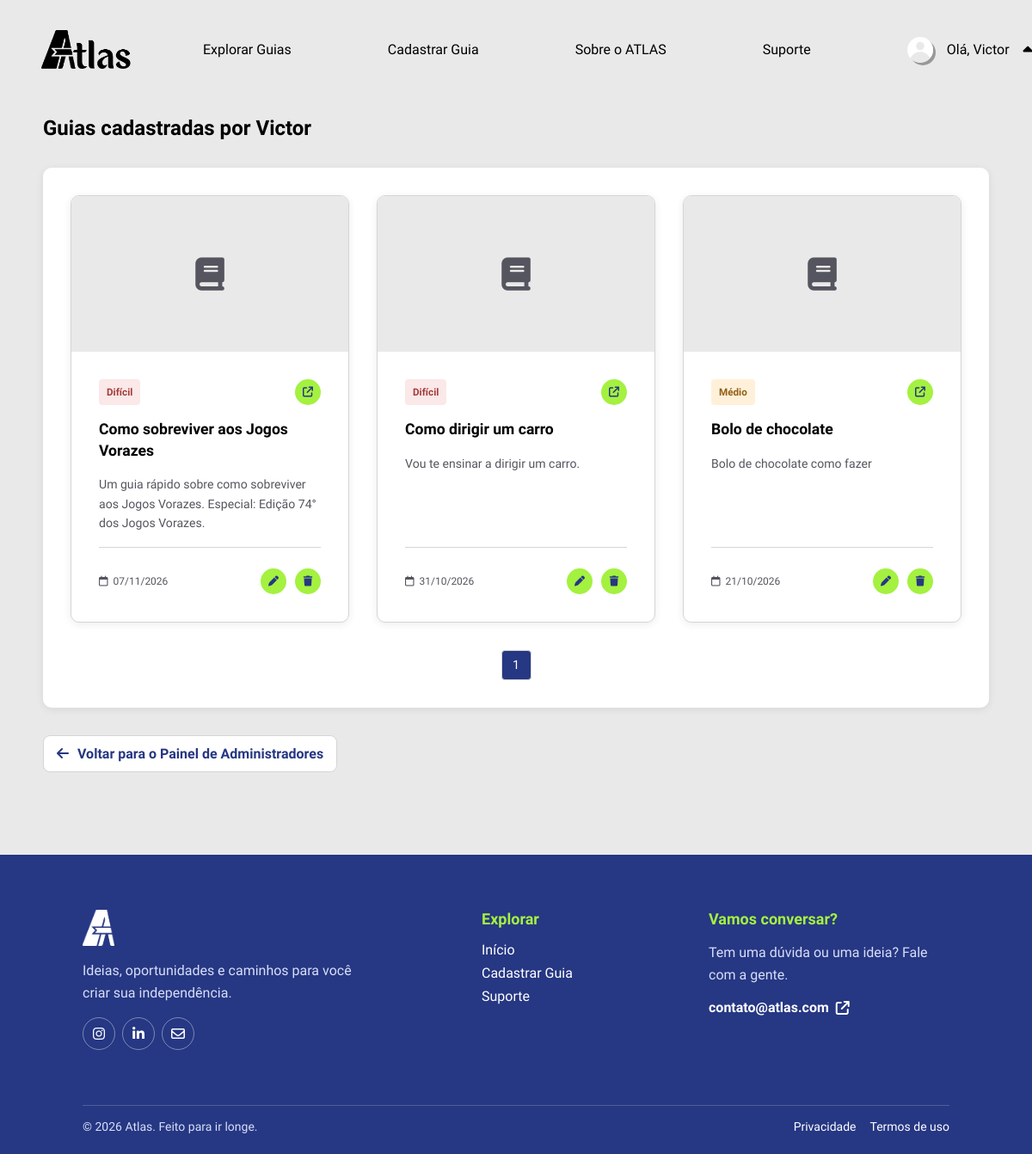
The app's page /admin_guias_usuario.php?id=4 (signed in) with its own data.
### tables this page shows
CREATE TABLE `usuario` (
  `id_usuario` int(11) NOT NULL,
  `foto` blob DEFAULT NULL,
  `nome` varchar(100) NOT NULL,
  `email` varchar(150) NOT NULL,
  `senha` varchar(255) NOT NULL,
  `preferencia` enum('Automóveis','Casa','Compras','Cuidados','Culinária','Educação','Finanças','Jardinagem','Limpeza','Manutenção','Moda','Saúde','Tecnologia','Trabalho','Transporte') NOT NULL,
  `nivel` enum('1','2','3','') NOT NULL DEFAULT '3',
  `estado` enum('ativo','inativo','','') NOT NULL DEFAULT 'ativo',
  `data_criacao` datetime NOT NULL DEFAULT current_timestamp()
);

CREATE TABLE `guia` (
  `id_guia` int(11) NOT NULL,
  `id_usuario` int(11) NOT NULL,
  `titulo` varchar(200) NOT NULL,
  `descricao` text NOT NULL,
  `categoria` enum('Automóveis','Casa','Compras','Cuidados','Culinária','Educação','Finanças','Jardinagem','Limpeza','Manutenção','Moda','Saúde','Trabalho','Transporte','Tecnologia') NOT NULL,
  `dificuldade` enum('Fácil','Médio','Difícil') NOT NULL,
  `capa` mediumblob NOT NULL,
  `video` text NOT NULL,
  `data_criacao` date NOT NULL DEFAULT current_timestamp(),
  `data_atualizacao` datetime DEFAULT NULL
);

### admin_guias_usuario.php (the view, shortened to what this page needs)
<?php
require_once __DIR__ . '/conexao.php';
$id_usuario = (int) $_GET['id'];
$sql = "SELECT nome FROM usuario WHERE id_usuario = '$id_usuario'";
$resultadoUsuario = $conn->query($sql);
$usuario = $resultadoUsuario->fetch_assoc();
$porPagina = 6;
$pagina = max(1, (int) ($_GET['pagina_guias'] ?? 1));
$inicioGuia = ($pagina - 1) * $porPagina;
$sql = "SELECT COUNT(*) AS total FROM guia WHERE id_usuario = '$id_usuario'";
$totalGuias = $conn->query($sql)->fetch_assoc()['total'];
$totalPaginasGuias = ceil($totalGuias / $porPagina);
$sql = "SELECT id_guia, id_usuario, titulo, descricao, categoria, dificuldade, data_criacao
        FROM guia
        WHERE id_usuario = '$id_usuario'
        ORDER BY data_criacao DESC
        LIMIT $porPagina OFFSET $inicioGuia";
$resultadoCriadas = $conn->query($sql);
function h($valor): string
{
    return htmlspecialchars((string)$valor, ENT_QUOTES, 'UTF-8');
}
?>
<!DOCTYPE html>
<html lang="pt-br">
<head>
    <link rel="stylesheet" href="https://cdnjs.cloudflare.com/ajax/libs/font-awesome/6.4.0/css/all.min.css">
    <link rel="stylesheet" href="css/admin_guias_usuario.css">
</head>
<body>
    <header>
        <a class="logo" href="index.php" aria-label="Página inicial">
            <img src="imgs_website/logotipoatlas.png" alt="ATLAS">
        </a>
        <nav class="nav-options" aria-label="Navegação principal">
            <a class="item" href="guias.php">
                <p>Explorar Guias</p>
            </a>
            <?php if (isset($_SESSION['id'])): ?>
                <a class="item" href="cadastro_guias.php">
                    <p>Cadastrar Guia</p>
                </a>
            <?php endif; ?>
            <a class="item" href="index.php#sobre-atlas">
                <p>Sobre o ATLAS</p>
            </a>
            <a class="item" href="suporte.php">
                <p>Suporte</p>
            </a>
        </nav>
        <nav class="nav-btns" aria-label="Conta">
            <?php if (isset($_SESSION['id'])): ?>
                <div class="perfil" id="perfil">
                    <p>
                        <img class="foto" src="imgs_perfil/<?= !empty($_SESSION['foto']) ? h($_SESSION['foto']) : 'foto_padrao.png' ?>">
                        Olá, <?= h($_SESSION['nome']) ?>
                    </p>
                    <i class="fa-solid fa-caret-up" id="seta"></i>
                </div>
            <?php else: ?>
                <a class="entrar" href="login.php">Entrar</a>
            <?php endif; ?>
        </nav>
    </header>
    <main>
        <section class="cabecalho-pagina">
            <h1>Guias cadastradas por <?= h($usuario['nome']) ?></h1>
        </section>
        <section class="painel-perfil" id="painel-guias">
            <div class="lista-guias-perfil">
                <?php if ($resultadoCriadas->num_rows < 1) { ?>
                    <div class="estado-vazio">
                        <i class="fa-solid fa-clipboard-list"></i>
                        <p><?= h($usuario['nome']) ?> ainda não publicou nenhum guia.</p>
                    </div>
                <?php } else { ?>
                    <?php while ($guia_criada = $resultadoCriadas->fetch_assoc()) { ?>
                        <article class="guia-card">
                            <div class="guia-capa">
                            </div>
                            <div class="guia-corpo">
                                <div class="guia-meta1">
                                    <span class="tag-dificuldade <?= h(mb_strtolower($guia_criada['dificuldade'], 'UTF-8')) ?>"><?= h($guia_criada['dificuldade']) ?></span>
                                    <a class="acao-icone editar" title="Visitar guia" href="guia.php?id=<?= (int) $guia_criada['id_guia'] ?>"><i class="fa-solid fa-arrow-up-right-from-square"></i></a>
                                </div>
                                <h3><?= h($guia_criada['titulo']) ?></h3>
                                <p><?= h(mb_strimwidth(trim($guia_criada['descricao']), 0, 110, '…', 'UTF-8')) ?></p>
                                <div class="guia-meta">
                                    <span><i class="fa-regular fa-calendar"></i><?= h(date('d/m/Y', strtotime($guia_criada['data_criacao']))) ?></span>
                                    <div class="acoes-guia">
                                        <a class="acao-icone editar" href="editar_guia.php?id=<?= (int) $guia_criada['id_guia'] ?>" title="Editar guia" aria-label="Editar guia"><i class="fa-solid fa-pen"></i></a>
                                        <button onclick="deletarGuia(<?= $guia_criada['id_guia'] ?>, <?= $guia_criada['id_usuario'] ?>)" class="acao-icone excluir" title="Excluir guia" aria-label="Excluir guia"><i class="fa-solid fa-trash"></i></button>
                                    </div>
                                </div>
                        </article>
                    <?php } ?>
                <?php } ?>
            </div>
            <nav class="paginacao">
                <?php for ($p = 1; $p <= $totalPaginasGuias; $p++): ?>
                    <a href="?id=<?= $id_usuario ?>&pagina_guias=<?= $p ?>" class="<?= $p == $pagina ? 'ativa' : '' ?>"><?= $p ?></a>
                <?php endfor; ?>
            </nav>
        </section>
        <div class="voltar-guias">
            <a href="admin.php#<?= $id_usuario ?>"><i class="fa-solid fa-arrow-left"></i>Voltar para o Painel de Administradores</a>
        </div>
    </main>
    <footer>
        <div class="footer-content">
            <div class="footer-brand">
                <a class="footer-logo" href="index.php" aria-label="Voltar para o início"><img src="imgs_website/logoatlas.png" alt="ATLAS"></a>
                <p>Ideias, oportunidades e caminhos para você criar sua independência.</p>
                <div class="footer-socials" aria-label="Redes sociais">
                    <a href="#" aria-label="Instagram"><i class="fa-brands fa-instagram"></i></a>
                    <a href="#" aria-label="LinkedIn"><i class="fa-brands fa-linkedin-in"></i></a>
                    <a href="mailto:contato@atlas.com" aria-label="Enviar e-mail"><i class="fa-regular fa-envelope"></i></a>
                </div>
            </div>
            <div class="footer-section">
                <h3>Explorar</h3>
                <a href="index.php">Início</a>
                <a href="cadastro_guias.php">Cadastrar Guia</a>
                <a href="suporte.php">Suporte
                </a>
            </div>
            <div class="footer-section footer-contact">
                <h3>Vamos conversar?</h3>
                <p>Tem uma dúvida ou uma ideia? Fale com a gente.</p><a href="mailto:contato@atlas.com">contato@atlas.com <i class="fa-solid fa-arrow-up-right-from-square"></i></a>
            </div>
        </div>
        <div class="footer-bottom">
            <p>&copy; <?= date('Y') ?> Atlas. Feito para ir longe.</p>
            <div><a href="#">Privacidade</a><a href="#">Termos de uso</a></div>
        </div>
    </footer>
</body>
</html>

### css/admin_guias_usuario.css (style rules this page uses)
main { display: flex; flex-direction: column; width: 100%; max-width: 1100px; margin: var(--space-7) auto; margin-top: 0px; margin-bottom: 0; gap: var(--space-4); }
.painel-perfil { display: flex; flex-direction: column; min-width: 0; min-height: 240px; padding: var(--space-4); background-color: var(--color-surface); border-radius: var(--radius-md); box-shadow: var(--shadow-card); }
.lista-guias-perfil { display: grid; grid-template-columns: repeat(3, minmax(0, 1fr)); align-content: start; align-items: stretch; gap: var(--space-4); width: 100%; min-width: 0; }
.guia-card { display: flex; min-width: 0; height: 100%; flex-direction: column; overflow: hidden; border: 1px solid var(--color-border); border-radius: var(--radius-md); background-color: var(--color-surface); color: var(--color-text); text-decoration: none; box-shadow: var(--shadow-card); transition: transform var(--transition-fast), box-shadow var(--transition-fast), border-color var(--transition-fast); }
.guia-capa { position: relative; display: block; width: 100%; flex: 0 0 auto; aspect-ratio: 16 / 9; overflow: hidden; background-color: var(--color-bg); }
.guia-capa.sem-imagem { display: flex; align-items: center; justify-content: center; background-color: var(--color-bg); }
.guia-capa.sem-imagem::after { content: "\f02d"; font-family: "Font Awesome 6 Free"; font-weight: 900; color: var(--color-text-secondary); font-size: 2.4rem; }
.guia-corpo { display: flex; flex: 1; flex-direction: column; align-items: flex-start; gap: var(--space-2); min-width: 0; padding: var(--space-4); }
.tag-dificuldade { display: inline-flex; align-items: center; max-width: 100%; padding: 5px 9px; border-radius: var(--radius-sm); background-color: var(--color-bg); color: var(--color-text-secondary); font-size: 0.73rem; font-weight: 600; line-height: 1.4; overflow-wrap: anywhere; }
.tag-dificuldade.médio, .tag-dificuldade.medio { background-color: #fff1d9; color: #926018; }
.tag-dificuldade.difícil, .tag-dificuldade.dificil { background-color: #fbe8e8; color: #a23c3c; }
.guia-corpo h3 { width: 100%; margin: 0; color: var(--color-text); font-size: 1.1rem; font-weight: 700; line-height: 1.4; overflow-wrap: anywhere; }
.guia-corpo>p { display: -webkit-box; width: 100%; margin: 0; overflow: hidden; color: var(--color-text-secondary); font-size: 0.88rem; line-height: 1.6; overflow-wrap: anywhere; -webkit-box-orient: vertical; -webkit-line-clamp: 3; line-clamp: 3; }
.guia-meta { display: flex; flex-direction: row; width: 100%; flex-wrap: wrap; align-items: center; justify-content: space-between; gap: var(--space-2); margin-top: auto; padding-top: var(--space-3); border-top: 1px solid var(--color-border); color: var(--color-text-secondary); font-size: 0.75rem; }
.guia-meta span { display: inline-flex; align-items: center; gap: 6px; }
.fa-calendar, .fa-user { color: var(--color-text-secondary); }
.acoes-guia { display: flex; flex-direction: row; gap: 10px; }
.acao-icone { display: flex; align-items: center; justify-content: center; width: 30px; height: 30px; flex: 0 0 auto; border: none; border-radius: 50%; background-color: var(--color-accent); color: var(--color-primary); font-size: 0.75rem; text-decoration: none; cursor: pointer; transition: background-color var(--transition-fast), color var(--transition-fast); }
.guia-meta1 { display: flex; flex-direction: row; justify-content: space-between; width: 100%; }
.paginacao { display: flex; justify-content: center; align-items: center; flex-wrap: wrap; gap: var(--space-2); width: 100%; margin-top: var(--space-4); }
.paginacao a { display: flex; align-items: center; justify-content: center; width: 35px; height: 35px; border: 1px solid var(--color-border); border-radius: var(--radius-sm); background-color: var(--color-surface); color: var(--color-text); font-size: 0.9rem; text-decoration: none; transition: background-color var(--transition-fast), color var(--transition-fast); }
.paginacao a:hover, .paginacao a.ativa { background-color: var(--color-primary); color: var(--color-text-inverse); }
.voltar-guias a { display: inline-flex; align-items: center; gap: 10px; padding: 11px 15px; border-radius: 8px; background: var(--color-surface); border: 1px solid var(--color-border); color: var(--color-primary); font-weight: 600; text-decoration: none; transition: background .2s ease, transform .2s ease; }

### records on screen
usuario: nome "Victor"
guia: dificuldade "Difícil", titulo "Como sobreviver aos Jogos Vorazes", descricao "Um guia rápido sobre como sobreviver aos Jogos Vorazes. Especial: Edição 74° dos Jogos Vorazes.", data_criacao "07/11/2026"
guia: dificuldade "Difícil", titulo "Como dirigir um carro", descricao "Vou te ensinar a dirigir um carro.", data_criacao "31/10/2026"
guia: dificuldade "Médio", titulo "Bolo de chocolate", descricao "Bolo de chocolate como fazer", data_criacao "21/10/2026"

### other values on screen
$_SESSION['nome'] "Victor"
